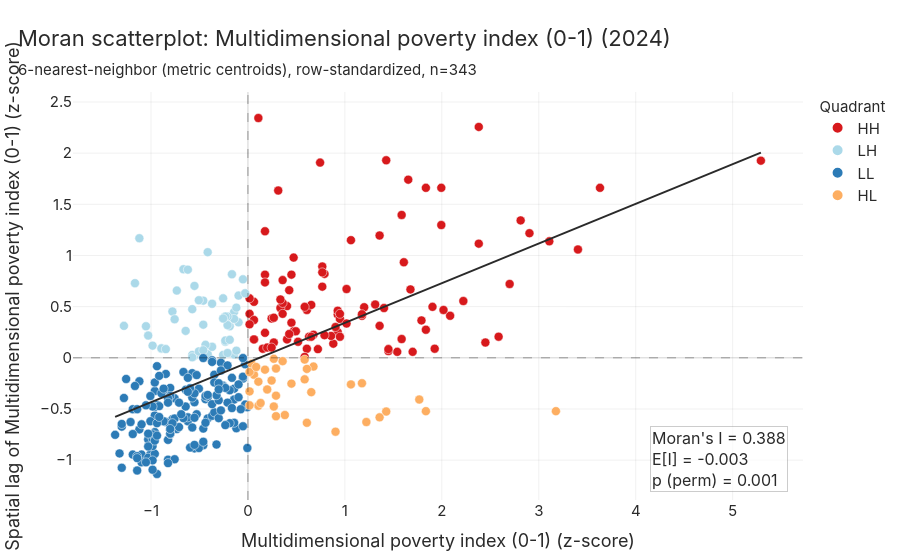

The notebook cell this image was saved under:
### Code cell
moran[2024]

### Figure 1 — Plotly figure (JSON) as saved in the notebook; plotly's stock layout.template omitted (floating-point values rounded to 4 significant figures; data arrays with more than 128 entries replaced by an {"elided": "..."} marker saying what was removed)
{"data": [{"customdata": {"elided": "99x4 mixed values"}, "hovertemplate": "<b>%{customdata[0]}</b><br>Multidimensional poverty index (0-1) (z): %{customdata[1]:.3f}<br>spatial lag (z): %{customdata[2]:.3f}<br>%{customdata[3]}<extra></extra>", "marker": {"color": "#d7191c", "line": {"color": "white", "width": 0.5}, "size": 9}, "mode": "markers", "name": "HH", "type": "scatter", "x": [2.813, 1.585, 0.1759, 2.904, 1.426, 1.995, 3.631, 1.313, 0.6078, 0.06223, 1.904, 0.01677, 0.6306, 0.1532, 0.2441, 1.54, 1.017, 0.426, 2.085, 0.4487, 0.9261, 1.79, 0.9488, 0.3123, 0.9261, 0.8806, 1.449, 2.017, 0.1077, 3.108, 5.291, 1.926, 0.4032, 2.222, 1.017, 0.4714, 0.6533, 0.7897, 2.381, 0.7215, 0.4487, 1.358, 0.4714, 0.9261, 0.06223, 0.676, 0.06223, 0.5169, 0.01677, 0.5851, 0.2668, 1.835, 0.8579, 0.6078, 0.1986, 0.4942, 0.6533, 0.2668, 0.426, 0.7669, 1.449, 0.5851, 1.585, 0.4032, 0.06223, 0.335, 0.7669, 1.403, 0.1759, 1.176, 0.1759, 1.676, 1.199, 0.1759, 1.176, 0.3578, 0.9488, 0.01677, 0.3578, 0.335, 0.9488, 2.586, 0.7669, 3.404, 2.381, 1.654, 1.995, 1.062, 1.835, 1.358, 0.3578, 0.2441, 2.449, 0.7442, 0.9033, 2.699, 0.7897, 1.608, 1.699], "y": [1.343, 1.396, 0.8124, 1.218, 1.93, 1.297, 1.661, 0.5207, 0.4676, 0.5472, 0.4979, 0.4297, 0.2062, 0.08876, 0.3843, 0.05844, 0.6722, 0.6609, 0.4108, 0.8124, 0.4222, 0.3653, 0.3805, 1.635, 0.4601, 0.138, 0.06602, 0.4676, 2.343, 1.138, 1.926, 0.08876, 0.1797, 0.5548, 0.335, 0.9791, 0.5169, 0.82, 1.116, 0.08497, 0.3426, 0.3123, 0.2593, 0.2517, 0.3691, 0.2252, 0.1797, 0.157, 0.3274, 0.4979, 0.3919, 0.2744, 0.2138, 0.08876, 0.1001, 0.2593, 0.2062, 0.1494, 0.2327, 0.695, 0.08497, 0.00919, 0.1835, 0.5055, 0.1797, 0.4866, 0.892, 0.4866, 0.2441, 0.4108, 1.237, 0.6684, 0.4942, 0.7366, 0.426, 0.4297, 0.4297, 0.5813, 0.5358, 0.5699, 0.2062, 0.2062, 0.8351, 1.059, 2.256, 1.741, 1.661, 1.15, 1.661, 1.195, 0.7594, 0.1001, 0.1494, 1.907, 0.3009, 0.7215, 0.2214, 0.9337, 0.05844]}, {"customdata": {"elided": "52x4 mixed values"}, "hovertemplate": "<b>%{customdata[0]}</b><br>Multidimensional poverty index (0-1) (z): %{customdata[1]:.3f}<br>spatial lag (z): %{customdata[2]:.3f}<br>%{customdata[3]}<extra></extra>", "marker": {"color": "#abd9e9", "line": {"color": "white", "width": 0.5}, "size": 9}, "mode": "markers", "name": "LH", "type": "scatter", "x": [-0.4606, -0.4152, -1.12, -0.7789, -0.256, -0.6652, -0.6197, -0.3697, -0.2333, -0.1424, -0.1878, -0.2333, -0.5516, -0.6425, -0.0969, -0.4606, -0.5743, -0.1196, -0.5743, -0.5516, -0.5743, -0.1424, -0.4152, -0.256, -0.0969, -0.3697, -0.05143, -0.2333, -0.1424, -0.2106, -0.5061, -0.1878, -1.279, -0.4379, -0.2106, -0.9835, -0.4606, -0.5061, -0.1651, -0.0287, -0.2333, -0.8925, -0.7561, -1.052, -0.8925, -0.2106, -0.1196, -0.8471, -0.256, -1.029, -1.165, -0.7334], "y": [0.5586, 1.032, 1.169, 0.4525, 0.02813, 0.8655, 0.8617, 0.5283, 0.3767, 0.03192, 0.3085, 0.157, 0.02056, 0.263, 0.6078, 0.3237, 0.02813, 0.06981, 0.4752, 0.7025, 0.005402, 0.4487, 0.03571, 0.5813, 0.3464, 0.1077, 0.7669, 0.1683, 0.3805, 0.04708, 0.06223, 0.1759, 0.3123, 0.1266, 0.4032, 0.1191, 0.0736, 0.5624, 0.8162, 0.6306, 0.4032, 0.08876, 0.3767, 0.3085, 0.09254, 0.3199, 0.4904, 0.08497, 0.3843, 0.2176, 0.7291, 0.6571]}, {"customdata": {"elided": "157x4 mixed values"}, "hovertemplate": "<b>%{customdata[0]}</b><br>Multidimensional poverty index (0-1) (z): %{customdata[1]:.3f}<br>spatial lag (z): %{customdata[2]:.3f}<br>%{customdata[3]}<extra></extra>", "marker": {"color": "#2c7bb6", "line": {"color": "white", "width": 0.5}, "size": 9}, "mode": "markers", "name": "LL", "type": "scatter", "x": {"elided": "157 float values"}, "y": {"elided": "157 float values"}}, {"customdata": {"elided": "35x4 mixed values"}, "hovertemplate": "<b>%{customdata[0]}</b><br>Multidimensional poverty index (0-1) (z): %{customdata[1]:.3f}<br>spatial lag (z): %{customdata[2]:.3f}<br>%{customdata[3]}<extra></extra>", "marker": {"color": "#fdae61", "line": {"color": "white", "width": 0.5}, "size": 9}, "mode": "markers", "name": "HL", "type": "scatter", "x": [0.3805, 0.06223, 0.9033, 1.176, 0.1077, 1.222, 0.01677, 0.2668, 0.676, 0.6533, 0.1077, 0.6078, 0.2896, 0.0395, 0.4487, 0.6078, 0.01677, 0.1986, 0.1759, 0.2668, 3.177, 0.08497, 0.1304, 1.426, 1.835, 1.358, 0.5851, 0.3578, 0.5851, 0.2441, 1.767, 1.062, 0.2896, 0.2896, 0.01677], "y": [-0.5591, -0.1651, -0.722, -0.2484, -0.4682, -0.6273, -0.328, -0.009754, -0.08553, -0.3356, -0.2333, -0.1083, -0.5705, -0.05901, -0.2522, -0.6349, -0.1386, -0.3091, -0.1158, -0.4758, -0.5212, -0.08932, -0.4417, -0.525, -0.5212, -0.5819, -0.01733, -0.03249, -0.2106, -0.2219, -0.4076, -0.2598, -0.1045, -0.3697, -0.4644]}, {"hoverinfo": "skip", "line": {"color": "#2a2a2a", "width": 2}, "mode": "lines", "name": "OLS fit", "showlegend": false, "type": "scatter", "x": [-1.37, 5.291], "y": [-0.5774, 2.005]}], "layout": {"annotations": [{"align": "left", "bgcolor": "rgba(255,255,255,0.72)", "bordercolor": "rgba(0,0,0,0.2)", "borderwidth": 1, "showarrow": false, "text": "Moran's I = 0.388<br>E[I] = -0.003<br>p (perm) = 0.001", "x": 0.98, "xanchor": "right", "xref": "paper", "y": 0.02, "yanchor": "bottom", "yref": "paper"}], "legend": {"title": {"text": "Quadrant"}}, "margin": {"t": 92}, "shapes": [{"line": {"color": "rgba(0,0,0,0.35)", "dash": "dash", "width": 1}, "type": "line", "x0": 0, "x1": 1, "xref": "x domain", "y0": 0.0, "y1": 0.0, "yref": "y"}, {"line": {"color": "rgba(0,0,0,0.35)", "dash": "dash", "width": 1}, "type": "line", "x0": 0.0, "x1": 0.0, "xref": "x", "y0": 0, "y1": 1, "yref": "y domain"}], "title": {"subtitle": {"text": "6-nearest-neighbor (metric centroids), row-standardized, n=343"}, "text": "Moran scatterplot: Multidimensional poverty index (0-1) (2024)"}, "xaxis": {"title": {"text": "Multidimensional poverty index (0-1) (z-score)"}}, "yaxis": {"title": {"text": "Spatial lag of Multidimensional poverty index (0-1) (z-score)"}}}}
